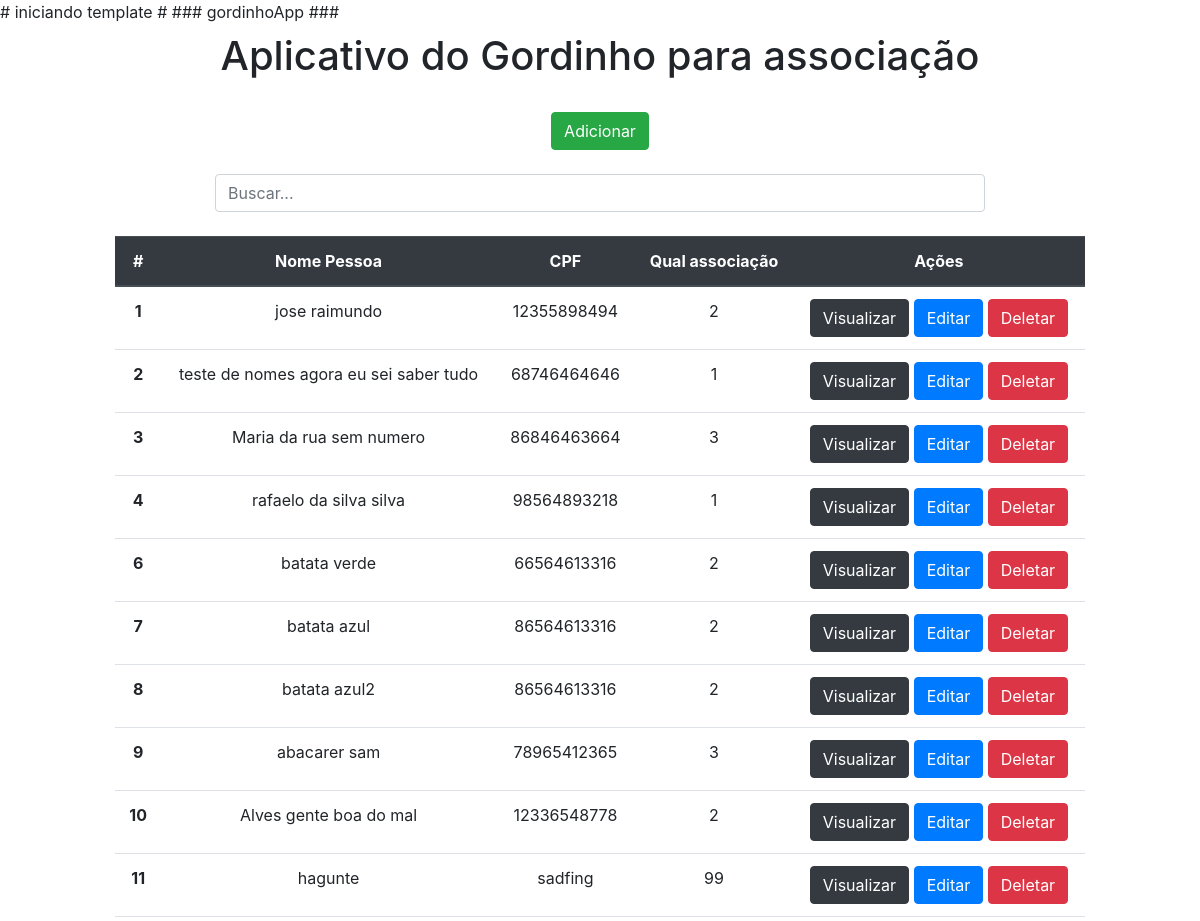
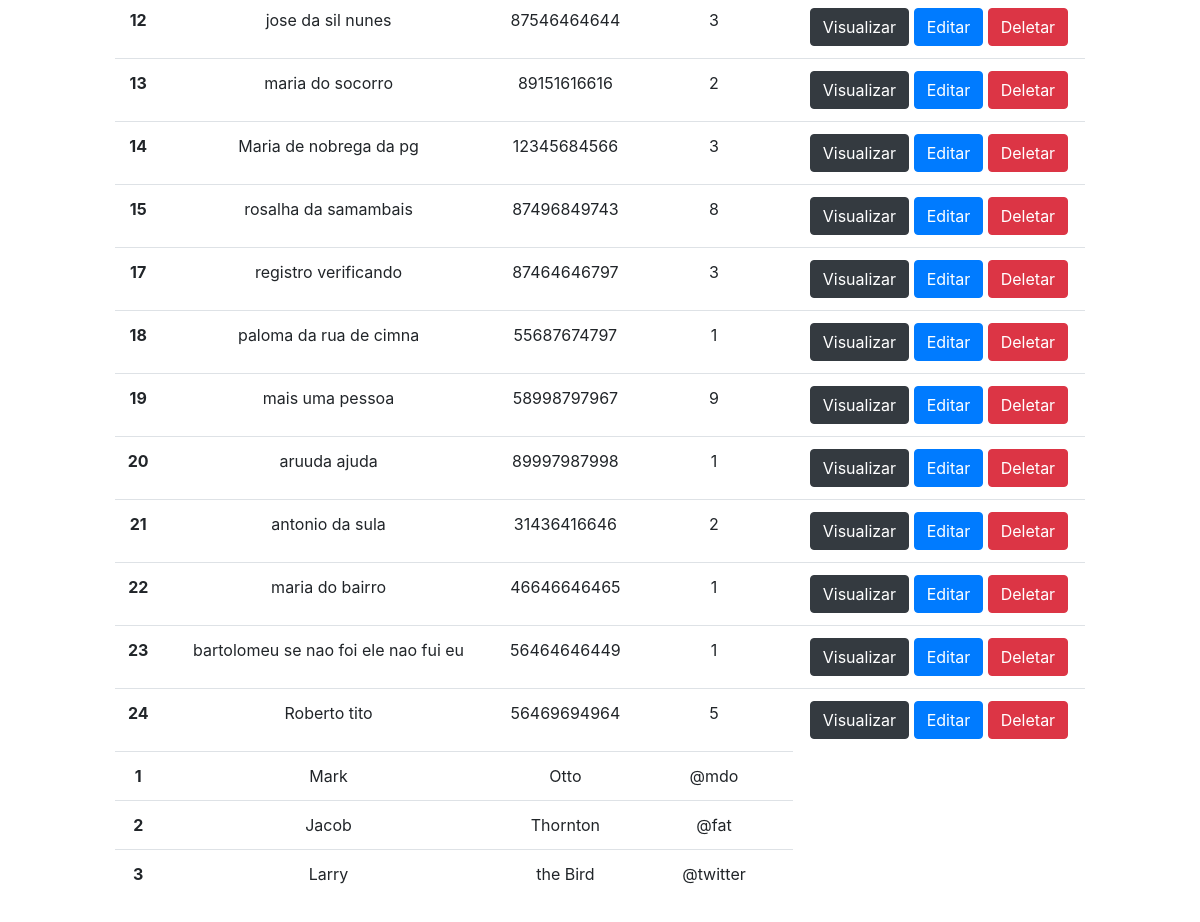
The page / on the database its author committed (2 pictures, top to bottom).
### app/models.py (models this page shows)
class Eleitor(models.Model):
    nome = models.CharField(max_length=150)
    cpf = models.CharField(max_length=11)
    associacao = models.IntegerField()

### app/views.py (the view)
# urls.py: 2. Add a URL to urlpatterns:  path('', views.home, name='home')
def home(request):
    data = {}
    search = request.GET.get('search')
    if search:
        data['db'] = Eleitor.objects.filter(cpf__icontains=search)
    else:
        data['db'] = Eleitor.objects.all()
    return render(request, 'index.html', data)

### app/templates/index.html (shortened to what this page needs)
<!DOCTYPE html>
<html lang="pt-br">
<head>
    <link rel="stylesheet" href="https://stackpath.bootstrapcdn.com/bootstrap/4.4.1/css/bootstrap.min.css">
</head>
<body>
    # iniciando template # ### gordinhoApp ###
    <div class="col-8 m-auto pt-2 pb-2 text-center">
        <h1>Aplicativo do Gordinho para associação</h1>
    </div>
    <div class="col-8 m-auto pt-3 pb-2 text-center">
        <a href="/form" class="btn btn-success">Adicionar</a>
    </div>
    <div class="col-8 m-auto pt-3 pb-2 text-center">
      <form method='get'>
        <input type="text" id="search" name="search" class="form-control" placeholder="Buscar...">
      </form>
  </div>
    <div class="col-10 m-auto pt-3 pb-2 text-center">
      <table class="table text-center">
          <thead class="thead-dark">
            <tr>
              <th scope="col">#</th>
              <th scope="col">Nome Pessoa</th>
              <th scope="col">CPF</th>
              <th scope="col">Qual associação</th>
              <th scope="col">Ações</th>
            </tr>
          </thead>
          <tbody>
            {% for dbs in db %}
            <tr>
              <th scope="row">{{dbs.id}}</th>
              <td>{{dbs.nome}}</td>
              <td>{{dbs.cpf}}</td>
              <td>{{dbs.associacao}}</td>
              <td>
              <a href="/view/{{dbs.id}}/" class="btn btn-dark">Visualizar</a>
              <a href="/edit/{{dbs.id}}/" class="btn btn-primary">Editar</a>
              <a href="/delete/{{dbs.id}}/" class="btn btn-danger btnDel">Deletar</a>
              </td>
            </tr>
            {% endfor %}
            <tr>
              <th scope="row">1</th>
              <td>Mark</td>
              <td>Otto</td>
              <td>@mdo</td>
            </tr>
            <tr>
              <th scope="row">2</th>
              <td>Jacob</td>
              <td>Thornton</td>
              <td>@fat</td>
            </tr>
            <tr>
              <th scope="row">3</th>
              <td>Larry</td>
              <td>the Bird</td>
              <td>@twitter</td>
            </tr>
          </tbody>
        </table>
    </div>
    {% load static %}
</body>
</html>

### rows shown on the page
Eleitor: id "1", nome "jose raimundo", cpf "12355898494", associacao "2"
Eleitor: id "2", nome "teste de nomes agora eu sei saber tudo", cpf "68746464646", associacao "1"
Eleitor: id "3", nome "Maria da rua sem numero", cpf "86846463664", associacao "3"
Eleitor: id "4", nome "rafaelo da silva silva", cpf "98564893218", associacao "1"
Eleitor: id "6", nome "batata verde", cpf "66564613316", associacao "2"
Eleitor: id "7", nome "batata azul", cpf "86564613316", associacao "2"
Eleitor: id "8", nome "batata azul2", cpf "86564613316", associacao "2"
Eleitor: id "9", nome "abacarer sam", cpf "78965412365", associacao "3"
Eleitor: id "10", nome "Alves gente boa do mal", cpf "12336548778", associacao "2"
Eleitor: id "11", nome "hagunte", cpf "sadfing", associacao "99"
Eleitor: id "12", nome "jose da sil nunes", cpf "87546464644", associacao "3"
Eleitor: id "13", nome "maria do socorro", cpf "89151616616", associacao "2"
Eleitor: id "14", nome "Maria de nobrega da pg", cpf "12345684566", associacao "3"
Eleitor: id "15", nome "rosalha da samambais", cpf "87496849743", associacao "8"
Eleitor: id "17", nome "registro verificando", cpf "87464646797", associacao "3"
Eleitor: id "18", nome "paloma da rua de cimna", cpf "55687674797", associacao "1"
Eleitor: id "19", nome "mais uma pessoa", cpf "58998797967", associacao "9"
Eleitor: id "20", nome "aruuda ajuda", cpf "89997987998", associacao "1"
Eleitor: id "21", nome "antonio da sula", cpf "31436416646", associacao "2"
Eleitor: id "22", nome "maria do bairro", cpf "46646646465", associacao "1"
Eleitor: id "23", nome "bartolomeu se nao foi ele nao fui eu", cpf "56464646449", associacao "1"
Eleitor: id "24", nome "Roberto tito", cpf "56469694964", associacao "5"
